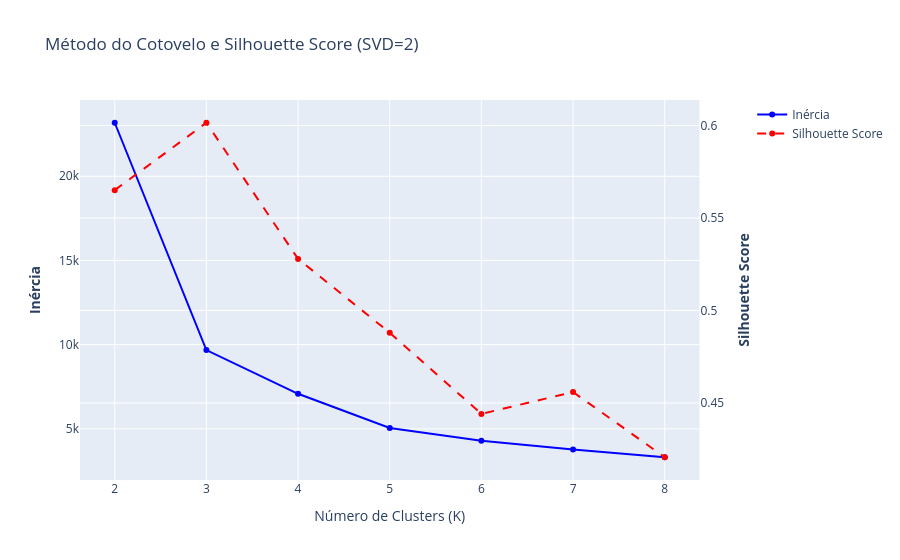

Source (notebook cell):
### Code cell
fig = make_subplots(specs=[[{"secondary_y": True}]])

fig.add_trace(
    go.Scatter(x=list(K_range), y=inertias, name="Inércia", mode='lines+markers', line=dict(color='blue')),
    secondary_y=False,
)

fig.add_trace(
    go.Scatter(x=list(K_range), y=silhouettes, name="Silhouette Score", mode='lines+markers', line=dict(color='red', dash='dash')),
    secondary_y=True,
)

fig.update_layout(
    title_text="Método do Cotovelo e Silhouette Score (SVD=2)"
)
fig.update_xaxes(title_text="Número de Clusters (K)", tickmode='linear', tick0=2, dtick=1)
fig.update_yaxes(title_text="<b>Inércia</b>", secondary_y=False)
fig.update_yaxes(title_text="<b>Silhouette Score</b>", secondary_y=True)

fig.show()

### Figure 1 — Plotly figure (JSON) as saved in the notebook; plotly's stock layout.template omitted (floating-point values rounded to 4 significant figures)
{"data": [{"line": {"color": "blue"}, "mode": "lines+markers", "name": "Inércia", "type": "scatter", "x": [2, 3, 4, 5, 6, 7, 8], "xaxis": "x", "y": [23180.0, 9677.0, 7082.0, 5055.0, 4297.0, 3773.0, 3313.0], "yaxis": "y"}, {"line": {"color": "red", "dash": "dash"}, "mode": "lines+markers", "name": "Silhouette Score", "type": "scatter", "x": [2, 3, 4, 5, 6, 7, 8], "xaxis": "x", "y": [0.565, 0.6015, 0.5279, 0.488, 0.4441, 0.4559, 0.4207], "yaxis": "y2"}], "layout": {"title": {"text": "Método do Cotovelo e Silhouette Score (SVD=2)"}, "xaxis": {"anchor": "y", "domain": [0, 0.94], "dtick": 1, "tick0": 2, "tickmode": "linear", "title": {"text": "Número de Clusters (K)"}}, "yaxis": {"anchor": "x", "domain": [0, 1], "title": {"text": "<b>Inércia</b>"}}, "yaxis2": {"anchor": "x", "overlaying": "y", "side": "right", "title": {"text": "<b>Silhouette Score</b>"}}}}
